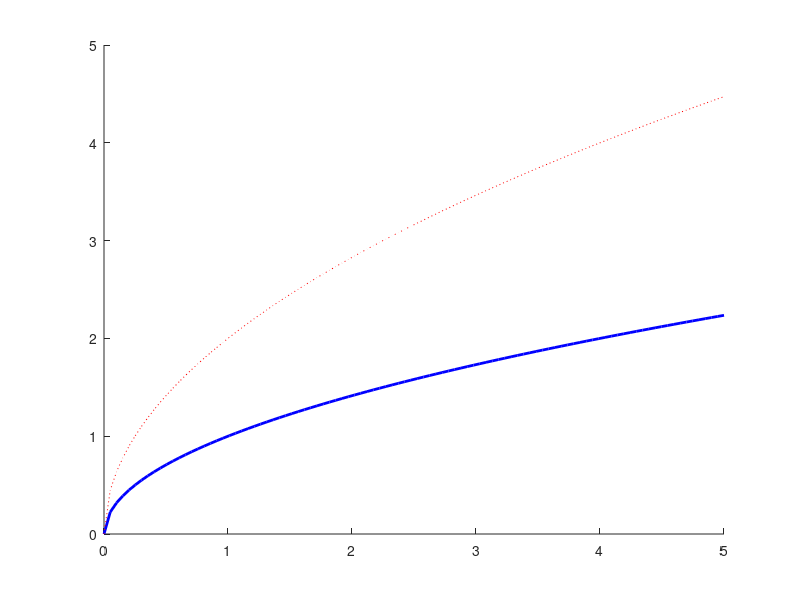

This figure's MATLAB source: (Note: this script raises an error after producing the figure.)
% Pierce Zhang, CMOR220, Fall 2023, Matrix operations and plots
% matrix_ops_plots.m
% Answers to matrix operations and plots competency
% 6 September 2023

% Driver to answer the problems
function matrix_ops_plots
    problem_1
    problem_2
    problem_3
    problem_4
    problem_5
end

% Inputs: none
% Outputs: none
function problem_1()
    % Given predefined matrices A and B as defined below, this function
    % will display the result of adding, subtracting, element-wise
    % multipling and multiplying A * B'.
    A = [2 3 2 ;  3 4 3];
    B = [1 4 1 ;  5 8 5];
    add_A_B = A + B
    sub_B_A = A - B
    elemult_A_B = A .* B
    mult_A_Bprim = A * B'
end

% Inputs: none
% Outputs: none
function problem_2()
    % Given predefined matrices A and B as defined below, this function
    % will display the result of of solving the equations A * x1 = B and x2
    % * A = B^T, where B^T is the transposition of B.
    A = [5 4 3 ; 6 5 4 ; 7 8 7];
    B = [5 ; 6 ; 8];
    x1 = A \ B
    x2 = B' / A
end

% Inputs: none
% Outputs: none
function problem_3()
    % This function will plot sqrt(x), 2*sqrt(x), and 3*sqrt(x) in
    % different styles and colors.
    figure
    hold on

    x = linspace(0, 5, 100);

    y1 = sqrt(x);
    plot(x, y1, 'Color', 'b', 'LineWidth', 2);

    y2 = 2 * sqrt(x);
    plot(x, y2, 'LineStyle', ':', 'Color', 'r');

    y3 = 3 * sqrt(x);
    plot(x, y3, 'Color', 'g', 'Marker', 'o', 'MarkerIndices',1:5:length(x));
end

% Inputs: none
% Outputs: none
function problem_4()
    % This function will draw a pirate face using function graphs on
    % different domains, overlayed in a single window using hold on.
    figure
    hold on
    x1 = linspace( (-5 * pi) / 3 , (5 * pi) / 3 , 100);
    y1 = 1.75*cos(0.7*x1) + 9;
    
    x2 = linspace(-4, 4, 100);
    y2 = -0.02*x2.^2 + 6.45;
    
    x3 = linspace(-5.3, -4, 100);
    y3 = -1.1*x3 + 1.7;
    
    x4 = linspace(4, 5.3, 100);
    y4 = 1.1*x4 + 1.7;
    
    x5 = linspace(1.55, 2.5, 100);
    y5 = 2*(x5 - 2).^2 + 5;
    
    x6 = linspace(-2.5, -1.55, 100);
    y6 = 2*(x6 + 2).^2 + 5;
    
    x7 = linspace(1.55, 2.5, 100);
    y7 = 0.1*x7 + 5.25;
    
    x8 = linspace(-2.5, -1.55, 100);
    y8 = -0.1*x8 + 5.25;
    
    x9 = linspace(-3, 1.55, 100);
    y9 = 0.045*(x9 - 1.5).^2 + 5.4;
    
    x10 = linspace(2.5, 3.15, 100);
    y10 = 0.2*x10.^2 + 4.25;
    
    x11 = linspace(0, 2, 100);
    y11 = 0.4*(x11 - 0.6).^2 + 1.2;
    
    x12 = linspace(-2, 0, 100);
    y12 = 0.4*(x12 + 0.6).^2 + 1.2;
    
    x13 = linspace(-2, 2, 100);
    y13 = -abs(0.8*sin(1.2*x13)) + 2.5;

    plot(x1,y1)
    plot(x2,y2)
    plot(x3,y3)
    plot(x4,y4)
    plot(x5,y5)
    plot(x6,y6)
    plot(x7,y7)
    plot(x8,y8)
    plot(x9,y9)
    plot(x10,y10)
    plot(x11,y11)
    plot(x12,y12)
    plot(x13,y13)

    x14 = linspace(-3, 3, 100);
    y14 = [];
    for x_i = x14
        y14 = [y14, BrD(x_i)];
    end

    plot(x14, y14)
end

% Inputs: x, in domain R
% Outputs: y, in domain R
function [y] = BrD(x)
    %BrD is a function that plots a key part of your part, but can only take
    %one input at a time and only return one output at a time. As such, a
    %vector input is invalid. Use a loop to plot this over your domain!
    a = eigs(eye(3)*x);
    z = a(randi(3));
    y = (z^2/3+2)+(rand()-0.5)*x*0.35+zeros(1,1)+rand()*1.4-(z~=1.064)-3.5;
end

% Inputs: none
% Outputs: none
function problem_5()
    % This function will display four subfigures of various compositions of
    % elementary functions.
    x = linspace(0, 10, 100);

    figure
    sgtitle("A subfigure array for Problem 5")

    y1 = log(x) .* sin(6 * x);
    subplot(2, 2, 1)
    hold on
    title("Plot of y = ln(x)sin(6x)")
    plot(x, y1)

    y2 = (x / 4) .^ 2 .* cos(2*x);
    subplot(2, 2, 2)
    hold on
    title("Plot of y = ( x / 4 )^2 * cos(2x)")
    plot(x, y2)

    y3 = 3 * sin(x .^2 / 2);
    subplot(2, 2, 3)
    hold on
    title("Plot of y = 3*sin( x^2 / 2 )")
    plot(x, y3)

    y4 = sin(x) .* cos(x .^ 2);
    subplot(2, 2, 4)
    hold on
    title("Plot of y = sin(x) * cos(x^2)")
    plot(x, y4)
end